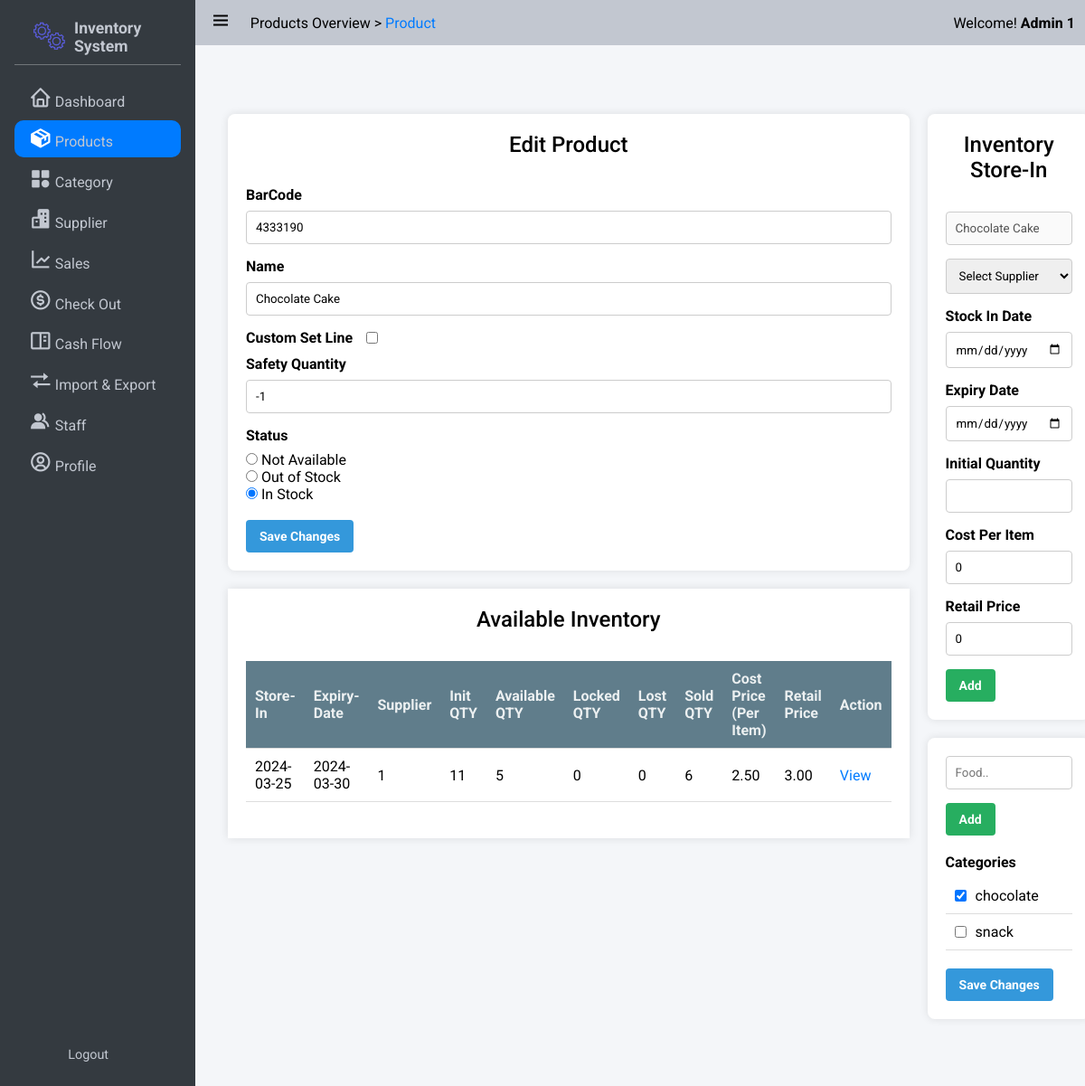
The app's page /products/2 (signed in) with its own data.
### app/models/user.py (models this page shows, shortened)
class Role(db.Model):
    __tablename__ = 'roles'
    id = db.Column(db.Integer(), primary_key=True)
    name = db.Column(db.String(50), unique=True)

class User(UserMixin,db.Model):
    __tablename__ = 'users'
    id = db.Column(db.Integer, primary_key=True)
    StaffID = db.Column(db.String,unique = True)
    First_Name = db.Column(db.String(100, collation='NOCASE'), nullable=False, server_default='')
    Last_Name = db.Column(db.String(100, collation='NOCASE'), nullable=False, server_default='')
    Email = db.Column(db.String(50), unique=True, nullable=False)
    Password = db.Column(db.String(80), nullable=False)
    pins = db.Column(db.Integer)
    roles = db.relationship('Role', secondary='user_roles')
    active = db.Column('is_active', db.Boolean(), nullable=False, server_default='1')
    Email_Confirmed_At = db.Column(db.DateTime())
    Last_Login = db.Column(db.DateTime())

### app/models/product.py (models this page shows, shortened)
class Product(db.Model):
    id = db.Column(db.Integer, nullable=False, primary_key=True)
    BarCode = db.Column(db.BigInteger,nullable=False)
    Name = db.Column(db.String, nullable=False)
    Safety_quantity = db.Column(db.Integer,nullable=False)
    Status = db.Column(db.String, nullable=False) # "NotAvailable","OutOfStock","InStock"
    Inventories = db.relationship('Inventory',backref='product',lazy=True)  # Improved loading
    Categories = db.relationship('Category',secondary=product_category, backref=db.backref('products', lazy=True), lazy='subquery')

class Inventory(db.Model):
    id = db.Column(db.Integer, nullable=False, primary_key=True)
    Product_id = db.Column(db.Integer,db.ForeignKey('product.id'),nullable=False)
    Supplier_id = db.Column(db.Integer,db.ForeignKey('supplier.id'),nullable=False)
    StockInDate = db.Column(db.Date, nullable=False)
    ExpiryDate = db.Column(db.Date, nullable=False)
    Init_QTY = db.Column(db.Integer, nullable=True)
    Available_QTY = db.Column(db.Integer, nullable=False)
    Locked_QTY = db.Column(db.Integer, nullable=False)
    Lost_QTY = db.Column(db.Integer, nullable=False)
    Sold_QTY = db.Column(db.Integer, nullable=False)
    CostPerItem = db.Column(db.Double, nullable=False)
    RetailPrice = db.Column(db.Double,nullable=False)

### app/models/category.py (models this page shows, shortened)
class Category(db.Model):
    id = db.Column(db.Integer, nullable=False, primary_key=True)
    Name = db.Column(db.String, nullable=False)

### app/product/product_routers.py (the view)
@bp.route('/<int:id>', methods=['GET'])
@login_required
def get_product(id):
    if not id:
        id = request.args.get('id')
    product = db.one_or_404(db.select(Product).filter(Product.id == id))
    suppliers = Supplier.query.all()
    inventories = product.Inventories
    categories = Category.query.all()
    form = CreateProductForm(obj=product)
    form.categories.choices = [(category.id, category.Name) for category in Category.query.all()]
    inventoryForm = InventoryForm()
    inventoryForm.supplier.choices = [(supplier.id,supplier.Name) for supplier in suppliers]
    return render_template('product/detail.html', product=product,categories = categories,inventories = inventories,suppliers=suppliers,form = form,inventoryForm=inventoryForm)

### app/templates/product/detail.html (shortened to what this page needs)
{% extends 'base.html' %}
{% block nav_title %} Products Overview > <a href="{{url_for('product.get_product',id = product.id )}}">Product</a>{% endblock %}
{% block css_style %}
    <link rel="stylesheet" href="{{url_for('static',filename='css/flex.css')}}">
    <link rel="stylesheet" href="{{url_for('static',filename='css/grid.css')}}">
    <link rel="stylesheet" href="{{url_for('static',filename='css/form.css')}}">
    <link rel="stylesheet" href="{{url_for('static',filename='css/table.css')}}">
    <link rel="stylesheet" href="{{url_for('static',filename='css/category.css')}}">
{% endblock %}
{% block nav_inventory %}active{% endblock %}
{% block content %}
    <div class="grid-container four-two-grid">
        <div class="grid-item">
            <div class="form-container full_width">
            <h3>Edit Product</h3>
                <form method="POST" action="{{ url_for('product.edit_product',id = product.id) }}">
                    {{ form.barcode.label }}
                    {{ form.barcode( value = product.BarCode) }}
                    {{ form.name.label }}
                    {{ form.name( value = product.Name) }}
                    <div class="flex flex-start-center" style="margin-bottom: 10px;">
                    {{ form.safety_quantity_custom.label(style='margin:0') }}
                    {{ form.safety_quantity_custom(style='margin-left:15px') }}
                   </div>
                    {{ form.safety_quantity.label }} {{ form.safety_quantity(value = product.Safety_quantity) }}
                    {{ form.status.label }}
                    {% for choice_key, choice_label in form.status.choices %}
                        <input type="radio"  name="status" value="{{choice_key}}" {% if choice_key == product.Status %} Checked {% endif %}> {{ choice_label }}
                        <br>
                    {% endfor %}
                    <br>
                    <button class="button info" type="submit">Save Changes</button>
                </form>
            </div>
            <div class="table-container">
                <h3>Available Inventory</h3>
                <table style="width: 100%;" class="">
                    <thead>
                        <tr>
                            <th>Store-In</th>
                            <th>Expiry-Date</th>
                            <th>Supplier</th>
                            <th>Init QTY</th>
                            <th>Available QTY</th>
                            <th>Locked QTY</th>
                            <th>Lost QTY</th>
                            <th>Sold QTY</th>
                            <th>Cost Price (Per Item)</th>
                            <th>Retail Price</th>
                            <th>Action</th>
                        </tr>
                    </thead>
                    <tbody>
                        {% for inventory in product.Inventories %}
                            <tr>
                                <form method="POST" action="" style="display: inline-block;">
                                    <td>
                                        <span>{{ inventory.StockInDate }}</span>
                                    </td>
                                    <td>
                                        <span>{{ inventory.ExpiryDate }}</span>
                                    </td>
                                    <td>
                                        <span>{{ inventory.Supplier_id }}</span>
                                    </td>
                                    <td>
                                        <span>{{ inventory.Init_QTY }}</span>
                                    </td>
                                    <td>
                                        <span>{{ inventory.Available_QTY }}</span>
                                    </td>
                                    <td>
                                        <span>{{ inventory.Locked_QTY }}</span>
                                    </td>
                                    <td>
                                        <span>{{ inventory.Lost_QTY}}</span>
                                    </td>
                                    <td>
                                        <span>{{ inventory.Sold_QTY }}</span>
                                    </td>
                                    <td>
                                        <span>{{ "%.2f"|format(inventory.CostPerItem) }}</span>
                                    </td>
                                    <td>
                                        <span>{{ "%.2f"|format(inventory.RetailPrice) }}</span>
                                    </td>
                                </form>
                                <td>
                                    <a href="{{url_for('product.inventory_detail',id=inventory.id)}}">View</a>
                                </td>
                            </tr>
                        {% endfor %}
                    </tbody>
                </table>
            </div>
        </div>
        {% for role in current_user.roles if role.name == 'admin' %}
        <div class="grid-item">
            <div class="form-container">
                <h3>Inventory Store-In</h3>
                <form action="{{url_for('product.add_inventory',barcode = product.BarCode)}}" method="post">
                    <input type="text" name="name" id="" value="{{product.Name}}" disabled>
                    <select name="supplier" id="supplier" required>
                        <option value="">Select Supplier</option>
                    </select>
                    <div>
                        {{ inventoryForm.stock_in_date.label }}
                        {{ inventoryForm.stock_in_date() }}
                    </div>
                    <div>
                        {{ inventoryForm.expiry_date.label }}
                        {{ inventoryForm.expiry_date() }}
                    </div>
                    <div>
                        {{ inventoryForm.init_qty.label }}
                        {{ inventoryForm.init_qty(step=1,min=0) }}
                    </div>
                    <div>
                        {{ inventoryForm.cost_per_item.label }}
                        {{ inventoryForm.cost_per_item(min=0.00,step=0.01,value=0) }}
                    </div>
                    <div>
                        {{ inventoryForm.retail_price.label }}
                        {{ inventoryForm.retail_price(min=0.00,step=0.01,value=0) }}
                    </div>
                    <button class="button success" type="submit">Add</button>
                </form>
            </div>
            <div class="form-container">
                <form action="{{url_for('category.create_category')}}" method="post" style="margin-bottom: 10px;">
                      <input type="text" name="category_name" id="" placeholder="Food.." autocomplete="false" required>
                      <button class="button success" type="submit">Add</button>
                </form>
                <form action="{{url_for('product.edit_product',id = product.id)}}" method="post">
                    <ul class="category-list">
                        {{ form.categories.label }}
                        {% set pro_ids = [] %}
                        {% for pro in product.Categories %}
                            {% set _ = pro_ids.append(pro.id) %}
                        {% endfor %}
                        {% for category_id, category_name in form.categories.choices %}
                        <li class="category-item">
                            <input type="checkbox" class="category-input" name="categories" value="{{ category_id }}" {% if category_id in pro_ids %}checked{% endif %}> {{ category_name }}<br>
                        </li>
                        {% endfor %}
                    </ul>
                    <button class="button info" type="submit" name="save_category">Save Changes</button>
                </form>
            </div>
        </div>
        {% endfor %}
    </div>
{% endblock %}

### app/templates/base.html (shortened to what this page needs)
<!DOCTYPE html>
<html lang="en">
<head>
    <link rel="stylesheet" href="{{url_for('static',filename='css/button.css')}}">
    <link rel="stylesheet" href="{{url_for('static',filename='css/style.css')}}">
    <link rel="stylesheet" href="{{url_for('static',filename='css/responsive.css')}}">
    <link rel="stylesheet" href="{{url_for('static',filename='css/cards.css')}}">
    <link rel="stylesheet" href="{{url_for('static',filename='css/preloader.css')}}">
    <link href='https://unpkg.com/boxicons@2.1.4/css/boxicons.min.css' rel='stylesheet'>
    {% block css_style %}{% endblock %}
</head>
<body>
    <div class="wrapper">
        <aside class="opened" id="aside">
            <div class="sidebar">
                <div class="brand-items">
                    <div class="brand-logo">
                        <img src="{{url_for('static',filename='/img/gear-loader.gif')}}" alt="" class="brand-img">
                        <h3>Inventory System</h3>
                    </div>
                </div>
                <div class="menu-bar">
                    <div class="menu">
                        <ul class="menu-links">
                            <li class="menu-link {% block nav_dashboard %}{% endblock %}"><i class='nav-icon bx bx-home'></i><a href="{{ url_for('dashboard') }}">Dashboard</a></li>
                            <li class="menu-link {% block nav_inventory %}{% endblock %}"><i class='nav-icon bx bxs-package'></i><a href="{{ url_for('product.index') }}">Products</a></li>
                            <li class="menu-link {% block nav_category %}{% endblock %}"><i class='nav-icon bx bxs-category' ></i><a href="{{ url_for('category.index') }}">Category</a></li>
                            <li class="menu-link {% block nav_supplier %}{% endblock %}"><i class='nav-icon bx bxs-buildings' ></i><a href="{{ url_for('supplier.index') }}">Supplier</a></li>
                            <li class="menu-link {% block nav_report %}{% endblock %}"><i class='nav-icon bx bx-line-chart' ></i><a href="{{ url_for('sale.sales_index') }}">Sales</a></li>
                            <li class="menu-link {% block nav_checkout %}{% endblock %}"><i class='nav-icon bx bx-dollar-circle' ></i><a href="{{ url_for('sale.show_checkout_page') }}">Check Out</a></li>
                            <li class="menu-link {% block nav_cashflow %}{% endblock %}"><i class='nav-icon bx bx-book-content'></i><a href="{{url_for('cashflow.index')}}">Cash Flow</a></li>
                            <li class="menu-link {% block nav_ImExport %}{% endblock %}"><i class='nav-icon bx bx-transfer'></i><a href="{{url_for('main.imexport_overview')}}">Import & Export</a></li>
                            {% for role in current_user.roles if role.name == 'admin' %}
                                <li class="menu-link {% block nav_staff %}{% endblock %}"><i class='nav-icon bx bxs-group' ></i><a href="{{ url_for('user.index') }}">Staff</a></li>
                            {% endfor %}
                            <li class="menu-link {% block nav_profile %}{% endblock %}"><i class='nav-icon bx bx-user-circle'></i><a href="{{url_for('user.get_staff',id=current_user.id)}}">Profile</a></li>
                        </ul>
                    </div>
                    <div class="bottom-content">
                        <li class="menu-link"><a href="{{url_for('auth.logout')}}">Logout</a></li>
                    </div>
                </div>
            </div>
        </aside>
       <div class="main">
            <header class="main-header">
                <div class="left-nav">
                    <div class="menu-burger">
                        <i class='bx bx-menu '></i>
                    </div>
                    <p>{% block nav_title %}{% endblock %}</p>
                </div>
                <div class="right-nav flex flex-center-center">
                    <span>Welcome! <b>{{current_user.Last_Name + ' ' + current_user.First_Name}}</b></span>
                </div>
            </header>
            <div class="main-container">
                    {% block content %} {% endblock %}
            </div>
        </div>
    </div>
    </body>
    </html>

### records on screen
Role: stock_in_date.label "Stock In Date", expiry_date.label "Expiry Date", init_qty.label "Initial Quantity", cost_per_item.label "Cost Per Item", cost_per_item "0", retail_price.label "Retail Price", retail_price "0", categories.label "Categories"
User: Last_Name+First_Name "Admin 1"
Product: Status "☑", name "Chocolate Cake"
Inventory: StockInDate "2024-03-25", ExpiryDate "2024-03-30", Supplier_id "1", Init_QTY "11", Available_QTY "5", Locked_QTY "0", Lost_QTY "0", Sold_QTY "6", CostPerItem "2.50", RetailPrice "3.00"
Category: Name "chocolate"
Category: Name "snack"

### other values on screen
{{ choice_label }} "Not Available" "Out of Stock" "In Stock"
